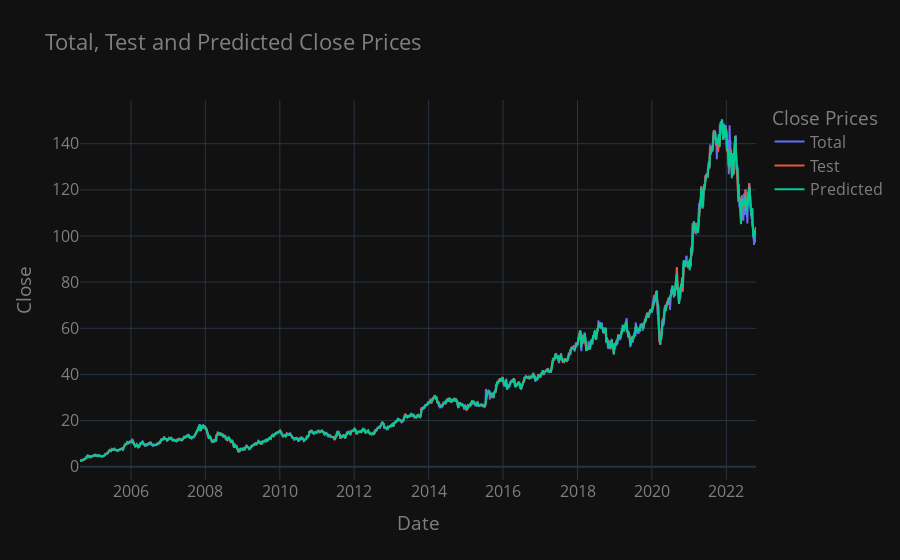

The cell this chart's notebook holds for it:
### Markdown cell above
We define a utility plot function in order to be able to compare our results

### Code cell
# fig = plot_results(y_train, y_test, y_pred)
# fig
# fig.write_html('test.html', include_plotlyjs='cdn')
# print(fig.to_html())

### Figure 1 — Plotly figure (JSON) as saved in the notebook; plotly's stock layout.template omitted (floating-point values rounded to 4 significant figures; data arrays with more than 128 entries replaced by an {"elided": "..."} marker saying what was removed)
{"data": [{"name": "Total", "type": "scatter", "x": {"elided": "4575 str values"}, "y": {"elided": "4575 float values"}}, {"name": "Test", "type": "scatter", "x": {"elided": "1373 str values"}, "y": {"elided": "1373 float values"}}, {"name": "Predicted", "type": "scatter", "x": {"elided": "1373 str values"}, "y": {"elided": "1373 float values"}}], "layout": {"font": {"color": "#7f7f7f", "size": 16}, "legend": {"title": {"text": "Close Prices"}}, "title": {"text": "Total, Test and Predicted Close Prices"}, "xaxis": {"title": {"text": "Date"}}, "yaxis": {"title": {"text": "Close"}}}}
